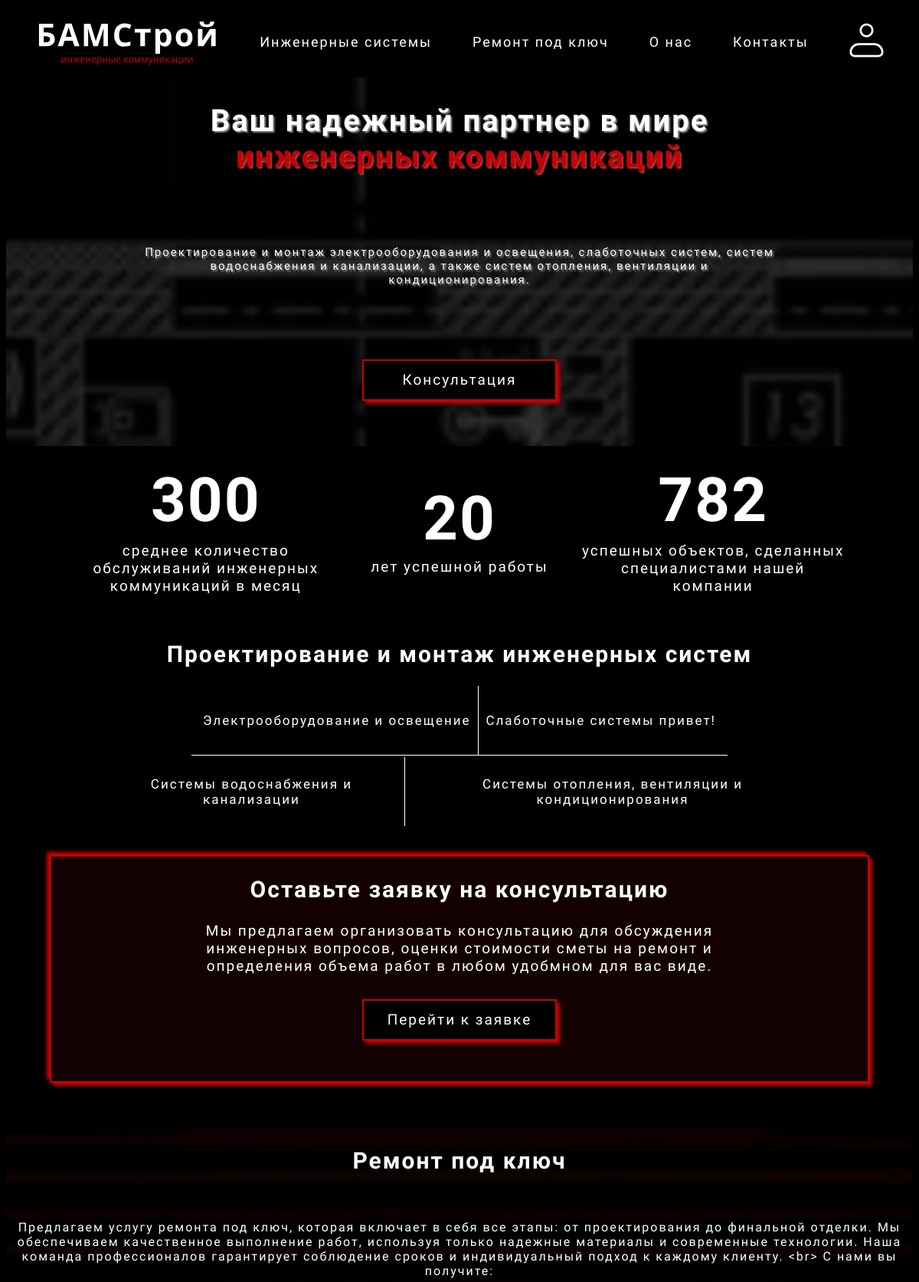
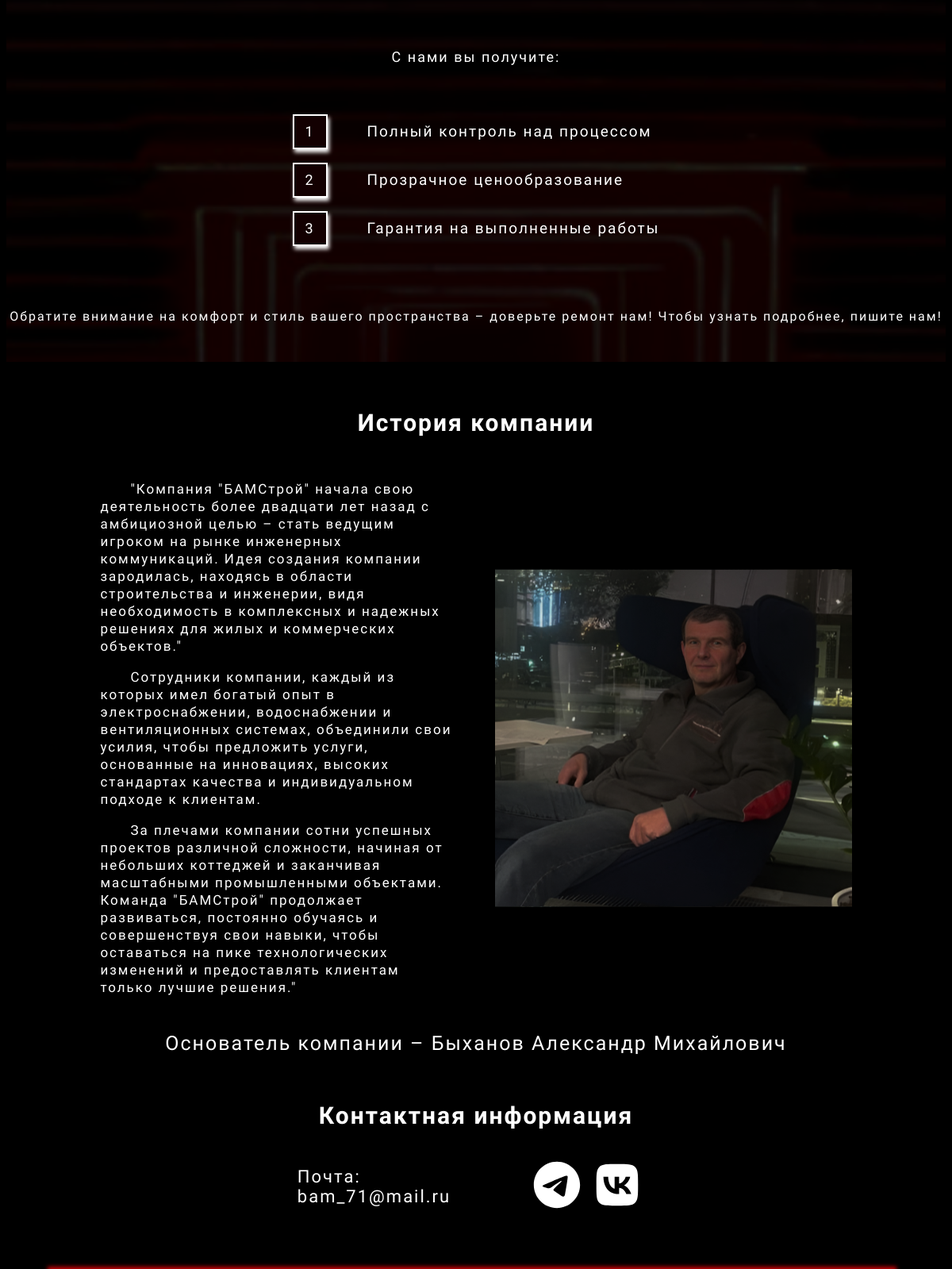
The page / (upper part) on the database its author committed (2 pictures, top to bottom).
### tables this page shows
CREATE TABLE `header_content` (
  `id` int(11) NOT NULL,
  `logo_path` varchar(255) NOT NULL DEFAULT 'img/logo.svg',
  `account_icon_path` varchar(255) NOT NULL DEFAULT 'img/account.svg',
  `main_title` text NOT NULL,
  `subtitle` text NOT NULL,
  `button_text` varchar(255) NOT NULL DEFAULT 'Консультация',
  `button_link` varchar(255) NOT NULL DEFAULT '#contacts'
);

CREATE TABLE `menu` (
  `id` int(11) NOT NULL,
  `text` varchar(100) NOT NULL,
  `link` varchar(100) NOT NULL,
  `display_order` int(11) NOT NULL DEFAULT '0'
);

CREATE TABLE `count_stats` (
  `id` int(11) NOT NULL,
  `count_number` int(11) NOT NULL,
  `count_text` varchar(255) NOT NULL
);

CREATE TABLE `services` (
  `id` int(11) NOT NULL,
  `title` varchar(255) NOT NULL,
  `description` text NOT NULL,
  `footer_text` varchar(255) DEFAULT 'Для получения более детальной информации и расчета стоимости услуг, пожалуйста, свяжитесь снами, оставив заявку на консультацию или напишите нам на почту или в Telegram. Нажмите кнопку ниже для консультации.',
  `image_path` varchar(255) NOT NULL,
  `class_name` varchar(50) NOT NULL
);

CREATE TABLE `consultation_section` (
  `id` int(11) NOT NULL,
  `title` varchar(255) NOT NULL,
  `description` text NOT NULL,
  `button_text` varchar(100) NOT NULL,
  `button_link` varchar(255) NOT NULL
);

CREATE TABLE `repair_section` (
  `id` int(11) NOT NULL,
  `title` varchar(255) NOT NULL,
  `description` text NOT NULL,
  `footer_text` text NOT NULL
);

CREATE TABLE `repair_items` (
  `id` int(11) NOT NULL,
  `title` varchar(255) NOT NULL,
  `item_order` int(11) NOT NULL
);

CREATE TABLE `company_history` (
  `id` int(11) NOT NULL,
  `section_title` varchar(255) NOT NULL,
  `description1` text NOT NULL,
  `description2` text NOT NULL,
  `description3` text NOT NULL,
  `image_path` varchar(255) NOT NULL,
  `founder_text` varchar(255) NOT NULL
);

CREATE TABLE `contacts` (
  `id` int(11) NOT NULL,
  `section_title` varchar(255) NOT NULL DEFAULT 'Контактная информация',
  `email` varchar(255) NOT NULL,
  `telegram_link` varchar(255) DEFAULT NULL,
  `vk_link` varchar(255) DEFAULT NULL,
  `telegram_icon_path` varchar(255) DEFAULT 'assets/img/telegram.svg',
  `vk_icon_path` varchar(255) DEFAULT 'assets/img/vk.svg'
);

### index.php (the view, shortened to what this page needs)
<?php
require_once __DIR__ . '/includes/db.php';
function fetchOne($query) {
    global $mysql;
    $result = $mysql->query($query);
    return ($result && $result->num_rows > 0) ? $result->fetch_assoc() : [];
}
function fetchAll($query) {
    global $mysql;
    $result = $mysql->query($query);
    $rows = [];
    if ($result && $result->num_rows > 0) {
        while ($row = $result->fetch_assoc()) {
            $rows[] = $row;
        }
    }
    return $rows;
}
function getServiceClass($id) {
    return [
        1 => 'electrics',
        2 => 'slabtoch',
        3 => 'water',
        4 => 'air'
    ][$id] ?? '';
}
$headerData = fetchOne("SELECT * FROM header_content LIMIT 1");
$stats = fetchAll("SELECT * FROM count_stats");
$services = fetchAll("SELECT * FROM services ORDER BY id LIMIT 4");
$all_services = fetchAll("SELECT * FROM services ORDER BY id");
$repair_data = fetchOne("SELECT * FROM repair_section LIMIT 1");
$repair_data['items'] = fetchAll("SELECT * FROM repair_items ORDER BY item_order");
$history_data = fetchOne("SELECT * FROM company_history LIMIT 1");
$contacts_data = fetchOne("SELECT * FROM contacts LIMIT 1");
$application = fetchOne("SELECT * FROM consultation_section WHERE id = 1");
?>
<!DOCTYPE html>
<html lang="en">
<head>
    <link rel="stylesheet" href="assets/styles/style.css">
</head>
<body>
<header>
<?php include_once __DIR__ . '/includes/header.php'; ?>
<section class="start">
    <h1><?= $headerData['main_title'] ?? 'Ваш надежный партнер' ?></h1>
    <p class="start__subtitle"><?= htmlspecialchars($headerData['subtitle'] ?? 'Описание компании') ?></p>
    <a href="<?= htmlspecialchars($headerData['button_link'] ?? '#contacts') ?>" class="button-link">
        <div class="button"><?= htmlspecialchars($headerData['button_text'] ?? 'Консультация') ?></div>
    </a>
</section>
</header>
<section class="count">
    <?php foreach ($stats as $stat): ?>
        <div class="count__item">
            <div class="count__number"><?= $stat['count_number'] ?></div>
            <div class="count__text"><?= $stat['count_text'] ?></div>
        </div>
    <?php endforeach; ?>
</section>
<section class="services"><a name="services"></a>
    <h2 class="services__title">Проектирование и монтаж инженерных систем</h2>
    <div class="services__items">
        <?php
        for ($i = 0; $i < 2; $i++):
            $service = $services[$i] ?? null;
            if ($service):
        ?>
            <div class="services__item" id="show<?= ucfirst(getServiceClass($service['id'])) ?>">
                <p class="services__text"><?= htmlspecialchars($service['title']) ?></p>
            </div>
        <?php
            endif;
        endfor;
        ?>
    </div>
    <div class="line"></div>
    <div class="services__items">
        <?php
        for ($i = 2; $i < 4; $i++):
            $service = $services[$i] ?? null;
            if ($service):
        ?>
            <div class="services__item" id="show<?= ucfirst(getServiceClass($service['id'])) ?>">
                <p class="services__text"><?= htmlspecialchars($service['title']) ?></p>
            </div>
        <?php
            endif;
        endfor;
        ?>
    </div>
</section>
<section class="application">
        <h2><?= htmlspecialchars($application['title']) ?></h2>
        <p><?= nl2br(htmlspecialchars($application['description'])) ?></p>
        <a href="<?= htmlspecialchars($application['button_link']) ?>" class="button-link">
            <div class="button"><?= htmlspecialchars($application['button_text']) ?></div>
        </a>
    </section>
<?php if (!empty($repair_data)): ?>
    <section class="repair"><a name="repair"></a>
        <h2><?= htmlspecialchars($repair_data['title']) ?></h2>
        <p class="repair__description"><?= htmlspecialchars($repair_data['description']) ?></p>
        <p>С нами вы получите:</p>
        <div class="repair__list">
            <?php foreach ($repair_data['items'] as $item): ?>
                <div class="repair__item">
                    <div class="repair__number"><?= $item['item_order'] ?></div>
                    <p class="repair__text"><?= htmlspecialchars($item['title']) ?></p>
                </div>
            <?php endforeach; ?>
        </div>
        <p class="repair__description"><?= htmlspecialchars($repair_data['footer_text']) ?></p>
    </section>
<?php endif; ?>
<?php if (!empty($history_data)): ?>
    <section class="history"><a name="about"></a>
        <h2><?= htmlspecialchars($history_data['section_title']) ?></h2>
        <div class="history__items">
            <div class="history__text">
                <p class="history__description"><?= htmlspecialchars($history_data['description1']) ?></p>
                <p class="history__description"><?= htmlspecialchars($history_data['description2']) ?></p>
                <p class="history__description"><?= htmlspecialchars($history_data['description3']) ?></p>
            </div>
            <img class="history__img" src="<?= htmlspecialchars($history_data['image_path']) ?>" alt="boss">
        </div>
        <p class="history__boss"><?= htmlspecialchars($history_data['founder_text']) ?></p>
    </section>
<?php endif; ?>
<section class="contacts"><a name="contacts"></a>
    <h2><?= htmlspecialchars($contacts_data['section_title'] ?? 'Контактная информация') ?></h2>
    <div class="contacts__items">
        <div class="contacts__text">
            <p class="contacts__title">Почта: <?= htmlspecialchars($contacts_data['email'] ?? 'bam_71@mail.ru') ?></p>
        </div>
        <div class="contacts__icon">
            <?php if (!empty($contacts_data['telegram_link'])): ?>
                <a href="<?= htmlspecialchars($contacts_data['telegram_link']) ?>" target="_blank">
                    <img src="<?= htmlspecialchars($contacts_data['telegram_icon_path'] ?? 'assets/img/telegram.svg') ?>" alt="Telegram">
                </a>
            <?php endif; ?>
            <?php if (!empty($contacts_data['vk_link'])): ?>
                <a href="<?= htmlspecialchars($contacts_data['vk_link']) ?>" target="_blank">
                    <img src="<?= htmlspecialchars($contacts_data['vk_icon_path'] ?? 'assets/img/vk.svg') ?>" alt="VK">
                </a>
            <?php endif; ?>
        </div>
    </div>
</section>
</body>
</html>

### includes/header.php
<?php
require_once __DIR__ . '/db.php';
$headerResult = $mysql->query("SELECT * FROM header_content LIMIT 1");
$header = $headerResult->fetch_assoc();
$menuResult = $mysql->query("SELECT * FROM menu ORDER BY display_order");
?>
    <nav class="menu">
        <ul class="menu__items">
            <li class="menu__item">
                <a class="menu__link" href="/bam/index.php">
                    <img class="menu__logo" src="<?= $header['logo_path'] ?>" alt="Логотип BAMStroy">
                </a>
            </li>
            <?php while ($item = $menuResult->fetch_assoc()): ?>
                <li class="menu__item">
                    <a class="menu__link" href="<?= $item['link'] ?>">
                        <p class="menu__text"><?= $item['text'] ?></p>
                    </a>
                </li>
            <?php endwhile; ?>
            <li class="menu__item">
                <a class="menu__link" href="/bam/account.php" id="loginBtn">
                    <img class="menu__account" src="<?= $header['account_icon_path'] ?>" alt="Аккаунт">
                </a>
            </li>
        </ul>
    </nav>

### rows shown on the page
header_content: logo_path (picture), account_icon_path (picture), main_title "Ваш надежный партнер в мире инженерных коммуникаций", subtitle "Проектирование и монтаж электрооборудования и освещения, слаботочных систем, систем водоснабжения и канализации, а также систем отопления, вентиляции и кондиционирования.", button_text "Консультация"
menu: text "Инженерные системы"
menu: text "Ремонт под ключ"
menu: text "О нас"
menu: text "Контакты"
count_stats: count_number "300", count_text "среднее количество обслуживаний инженерных коммуникаций в месяц"
count_stats: count_number "20", count_text "лет успешной работы"
count_stats: count_number "782", count_text "успешных объектов, сделанных специалистами нашей компании"
services: title "Электрооборудование и освещение"
services: title "Слаботочные системы привет!"
services: title "Системы водоснабжения и канализации"
services: title "Системы отопления, вентиляции и кондиционирования"
consultation_section: title "Оставьте заявку на консультацию", description "Мы предлагаем организовать консультацию для обсуждения инженерных вопросов, оценки стоимости сметы на ремонт и определения объема работ в любом удобмном для вас виде.", button_text "Перейти к заявке"
repair_section: title "Ремонт под ключ", description "Предлагаем услугу ремонта под ключ, которая включает в себя все этапы: от проектирования до финальной отделки. Мы обеспечиваем качественное выполнение работ, используя только надежные материалы и современные технологии. Наша команда профессионалов гарантирует соблюдение сроков и индивидуальный подход к каждому клиенту. <br> С нами вы получите:", footer_text "Обратите внимание на комфорт и стиль вашего пространства – доверьте ремонт нам! Чтобы узнать подробнее, пишите нам!"
repair_items: item_order "1", title "Полный контроль над процессом"
repair_items: item_order "2", title "Прозрачное ценообразование"
repair_items: item_order "3", title "Гарантия на выполненные работы"
company_history: section_title "История компании", description1 "\"Компания \"БАМСтрой\" начала свою деятельность более двадцати лет назад с амбициозной целью – стать ведущим игроком на рынке инженерных коммуникаций. Идея создания компании зародилась, находясь в области строительства и инженерии, видя необходимость в комплексных и надежных решениях для жилых и коммерческих объектов.\"", description2 "Сотрудники компании, каждый из которых имел богатый опыт в электроснабжении, водоснабжении и вентиляционных системах, объединили свои усилия, чтобы предложить услуги, основанные на инновациях, высоких стандартах качества и индивидуальном подходе к клиентам.", description3 "За плечами компании сотни успешных проектов различной сложности, начиная от небольших коттеджей и заканчивая масштабными промышленными объектами. Команда \"БАМСтрой\" продолжает развиваться, постоянно обучаясь и совершенствуя свои навыки, чтобы оставаться на пике технологических изменений и предоставлять клиентам только лучшие решения.\"", image_path (picture), founder_text "Основатель компании – Быханов Александр Михайлович"
contacts: section_title "Контактная информация", email "bam_71@mail.ru", telegram_icon_path (picture), vk_icon_path (picture)
